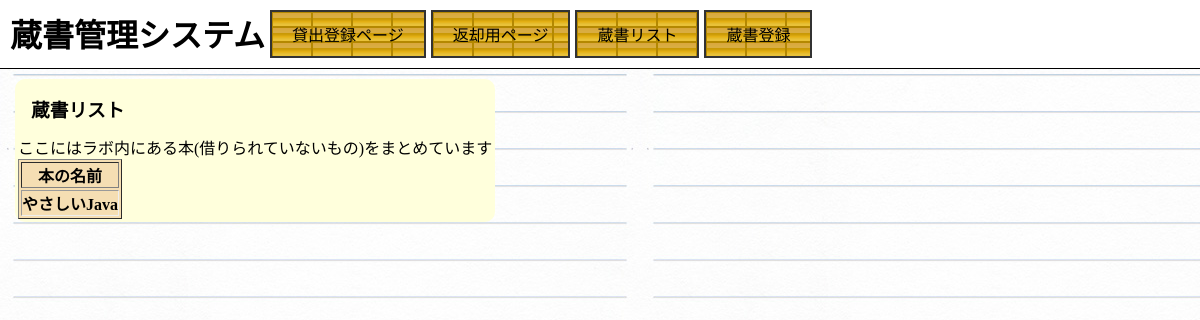
The page /registration/book_list on the database as committed earlier.
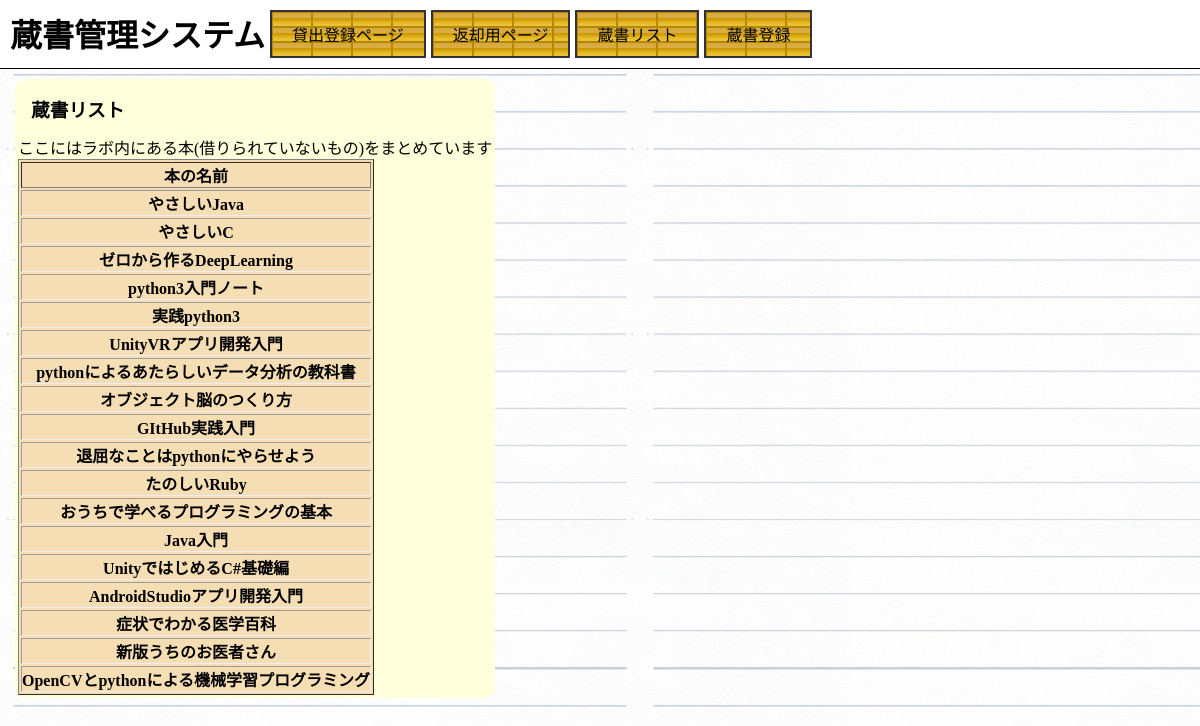
The same page on the database as committed later.
### registration/models.py (models this page shows)
class Registration(models.Model):
    book = models.CharField(max_length=100)
    user = models.CharField(max_length=20)
    day = models.CharField(max_length=20, default='なし')
    status = models.CharField(max_length=10)
    mail = models.CharField(max_length=30)
    who_want = models.CharField(max_length=20)

### registration/views.py (the view)
def book_list(request):
    d = {'In_lab': Registration.objects.filter(status="ラボ内")}
    return render(request, 'regist/book_list.html', d)

### registration/templates/regist/book_list.html (shortened to what this page needs)
{% extends "base.html" %}
{% block content %}
<div>
    <div class="naraberu">
    <div class="tablese">
    <h3 class="name" style="width:123px;">蔵書リスト</h3>
        <p>ここにはラボ内にある本(借りられていないもの)をまとめています</p>
    <table border="1" class = "table">
        <thead>
        <tr>
            <th>本の名前</th>
        </tr>
        </thead>
        <thead>
        {% for books in In_lab %}
        <tr class="tables">
            <th>{{ books.book }}</th>
        </tr>
        {% endfor %}
        </thead>
    </table>
    </div></div>
</div>
{% endblock content %}

### registration/templates/base.html (shortened to what this page needs)
{% load static %}
<!DOCTYPE html>
<html lang="ja">
<head>
    <link rel="stylesheet" href="{% static 'css/base.css' %}">
</head>
<body>
    <header id = header>
    <h1><a id = "title" href="home" style="color:#000;text-decoration:none">蔵書管理システム</a></h1>
    <ul>
    <li><a href="/registration/regist" style="color:#000;text-decoration:none" class = "menu">貸出登録ページ</a></li>
    <li><a href="/registration/retur" class="menu" style="color:#000;text-decoration:none">返却用ページ</a></li>
    <li><a href="/registration/book_list" class="menu" style="color:#000;text-decoration:none">蔵書リスト</a></li>
    <li><a href="/registration/touroku" class="menu" style="color:#000;text-decoration:none">蔵書登録</a></li></ul></header>
    <div class = "conteiner" id = conteiner>
    {% block content %}{% endblock content %}</div>
</body>
</html>

### registration/static/css/base.css (style rules this page uses)
* { margin: 0px; padding: 0px; }
#header { background-color: #fff; margin-bottom: 20px; padding: 10px; margin: auto; overflow: hidden; border-bottom: 1px solid #000; }
body { margin: 0px; background-image: url(/static/pictures/like_note2.png); background: brightness(60%); }
.name { float: top !important; background-color: #ffffdc !important; margin:10px !important; background-image: none !important; height: auto; border-radius: 10px; padding: 3px }
.table { background-color: wheat !important; width: auto; float: top; }
a { float: left !important; }
.menu { padding:10px 20px; float: left; background-image: url(/static/pictures/freebu28_3.gif) }
.tables { border: 5px; }
.tablese { background-color: #ffffdc; margin:10px; border-radius: 10px; padding: 3px }
.naraberu { display: inline-block; }
li { float: left; list-style-type: none; border: 2px solid #333; margin-left: 5px; }
.conteiner { margin-left: 5px }

Rows that differ between the two databases and show on the page:
added Registration: book "やさしいC"
added Registration: book "ゼロから作るDeepLearning"
added Registration: book "python3入門ノート"
added Registration: book "実践python3"
added Registration: book "UnityVRアプリ開発入門"
added Registration: book "pythonによるあたらしいデータ分析の教科書"
added Registration: book "オブジェクト脳のつくり方"
added Registration: book "GItHub実践入門"
added Registration: book "退屈なことはpythonにやらせよう"
added Registration: book "たのしいRuby"
added Registration: book "おうちで学べるプログラミングの基本"
added Registration: book "Java入門"
added Registration: book "UnityではじめるC#基礎編"
added Registration: book "AndroidStudioアプリ開発入門"
added Registration: book "症状でわかる医学百科"
added Registration: book "新版うちのお医者さん"
added Registration: book "OpenCVとpythonによる機械学習プログラミング"
